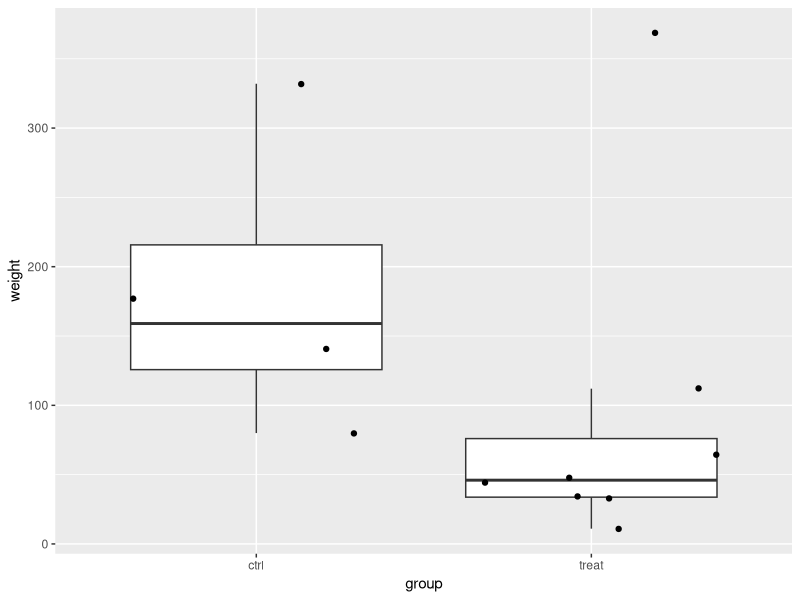
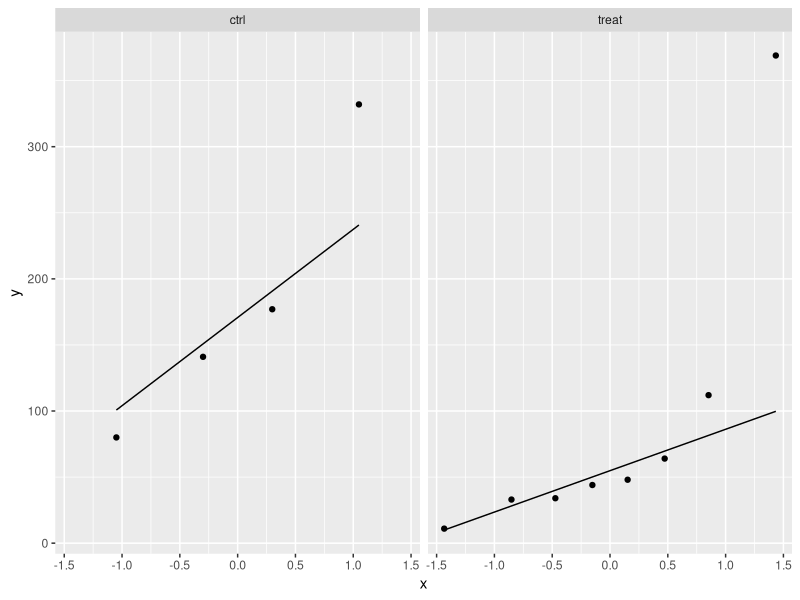
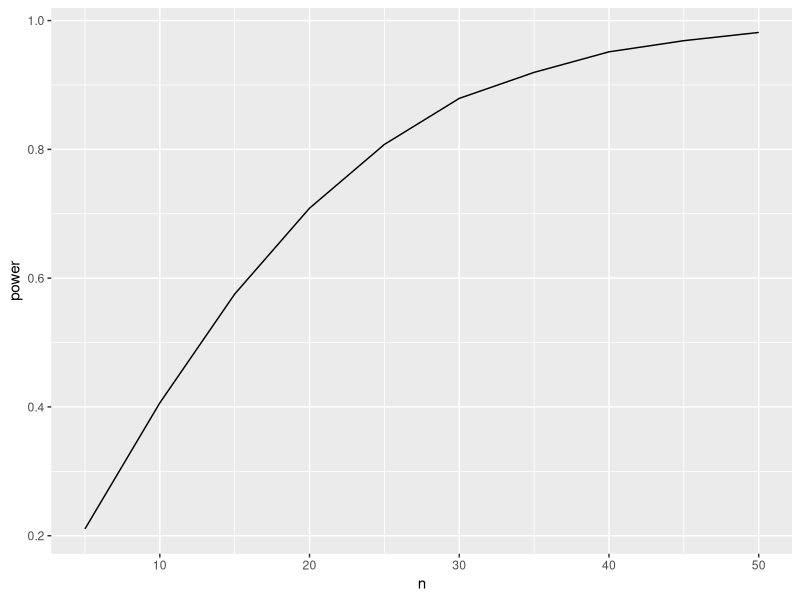
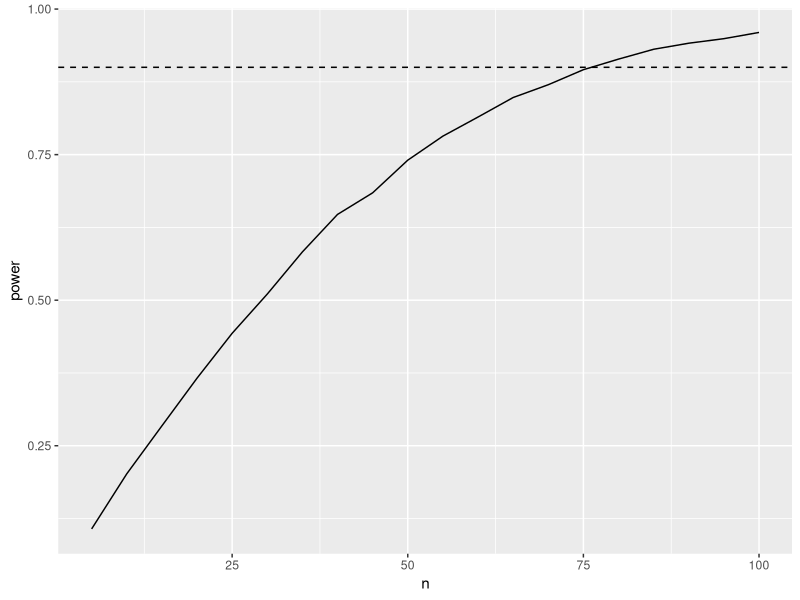

Recreate these plots in R, in order.
## ---- chunk 1
library(tidyverse)
## ---- chunk 2
rodents <- data.frame(weight=c(11,33,48,34,112,369,64,44,177,80,141,332),group=as.factor(c(rep("treat",8),rep("ctrl",4))))
rodents 
## ---- chunk 3
rodents %>% 
  ggplot(aes(x=group,y=weight)) +
  geom_boxplot(outlier.shape = NA) +
  geom_jitter()
rodents %>% 
  ggplot(aes(sample = weight)) +
  geom_qq() +
  geom_qq_line() +
  facet_wrap(~ group)
## ---- chunk 4
lm1 <- lm(weight ~ group, rodents)
summary(lm1)
## ---- chunk 5
simFast <- function(form, data, betas, sd, contrasts, alpha = .05, nSim = 10000)
{
    ySim <- rnorm(nrow(data)*nSim,sd=sd)
    dim(ySim) <-c(nrow(data),nSim)
    design <- model.matrix(form, data)
    ySim <- ySim + c(design %*%betas)
    ySim <- t(ySim)
  
    ### Fitting
    fitAll <- limma::lmFit(ySim,design)
  
    ### Inference
    varUnscaled <- c(t(contrasts)%*%fitAll$cov.coefficients%*%contrasts)
    contrasts <- fitAll$coefficients %*%contrasts
    seContrasts <- varUnscaled^.5*fitAll$sigma
    tstats <- contrasts/seContrasts
    pvals <- pt(abs(tstats),fitAll$df.residual,lower.tail = FALSE)*2
    return(mean(pvals < alpha))
}
## ---- chunk 6
betas <- lm1$coefficients
nSim <- 10000
form <- ~ group 
sd <- sigma(lm1)
contrast <- limma::makeContrasts("grouptreat",levels = names(lm1$coefficients))
contrast
#contrast <- matrix(c(0,1),ncol=1)
#rownames(contrast) <- names(mod1$coefficients)

alpha <- 0.05 
power <- simFast(form, rodents, betas, sd, contrasts = contrast, alpha = alpha, nSim = nSim)
power
## ---- chunk 7
betas <- lm1$coefficients
nSim <- 10000
form <- ~ group 
sd <- sigma(lm1)
contrast <- limma::makeContrasts("grouptreat",levels = names(lm1$coefficients))
n1 <- n2 <- nrow(rodents)/2
predictorData <- data.frame(group = rep(c("ctrl","treat"),c(n1,n2)) %>% as.factor)
powerBalanced <- simFast(form, predictorData, betas, sd, contrasts = contrast, alpha = alpha, nSim = nSim)
powerBalanced
## ---- chunk 8
sqrt(1/sum(rodents$group=="treat") + 1/sum(rodents$group=="ctrl"))
sqrt(1/n1 + 1/n1)
## ---- chunk 9
set.seed(1400)
betas <- lm1$coefficients
nSim <- 10000
form <- ~ group 
sd <- sigma(lm1)
alpha <- 0.05 
contrast <- limma::makeContrasts("grouptreat",levels = names(lm1$coefficients))

power <- data.frame(n=seq(5,50,5),power=NA)

for (i in 1:nrow(power))
{
  n1 <- n2 <- power$n[i]
  predictorData <- data.frame(group = rep(c("ctrl","treat"),c(n1,n2)) %>% as.factor)
  power$power[i] <- simFast(form, predictorData, betas, sd, contrasts = contrast, alpha = alpha, nSim = nSim)
}
power
## ---- chunk 10
power %>% 
  ggplot(aes(x=n,y=power)) +
  geom_line()
## ---- chunk 11
power.t.test(delta = lm1$coef[2], sd = sigma(lm1),power=.9)
## ---- chunk 12
set.seed(1400)
betas <- c(0,60)
nSim <- 10000
form <- ~ group 
sd <- sigma(lm1)
power2 <- data.frame(n=seq(5,100,5),power=NA)
alpha <- 0.05 
contrast <- limma::makeContrasts("grouptreat",levels = names(lm1$coefficients))
for (i in 1:nrow(power2))
{
  n1 <- n2 <- power2$n[i]
  predictorData <- data.frame(group = rep(c("ctrl","treat"),c(n1,n2)) %>% as.factor)
  power2$power[i] <- simFast(form, predictorData, betas, sd, contrasts = contrast, alpha = alpha, nSim = nSim)
}
power2
## ---- chunk 13
power2 %>% 
  ggplot(aes(x=n,y=power)) +
  geom_line() +
  geom_hline(yintercept = .9, lty=2)
## ---- chunk 14
b1 = - 60
power = .9
power.t.test(d = b1, sd = sigma(lm1), type='two.sample',power = power)
